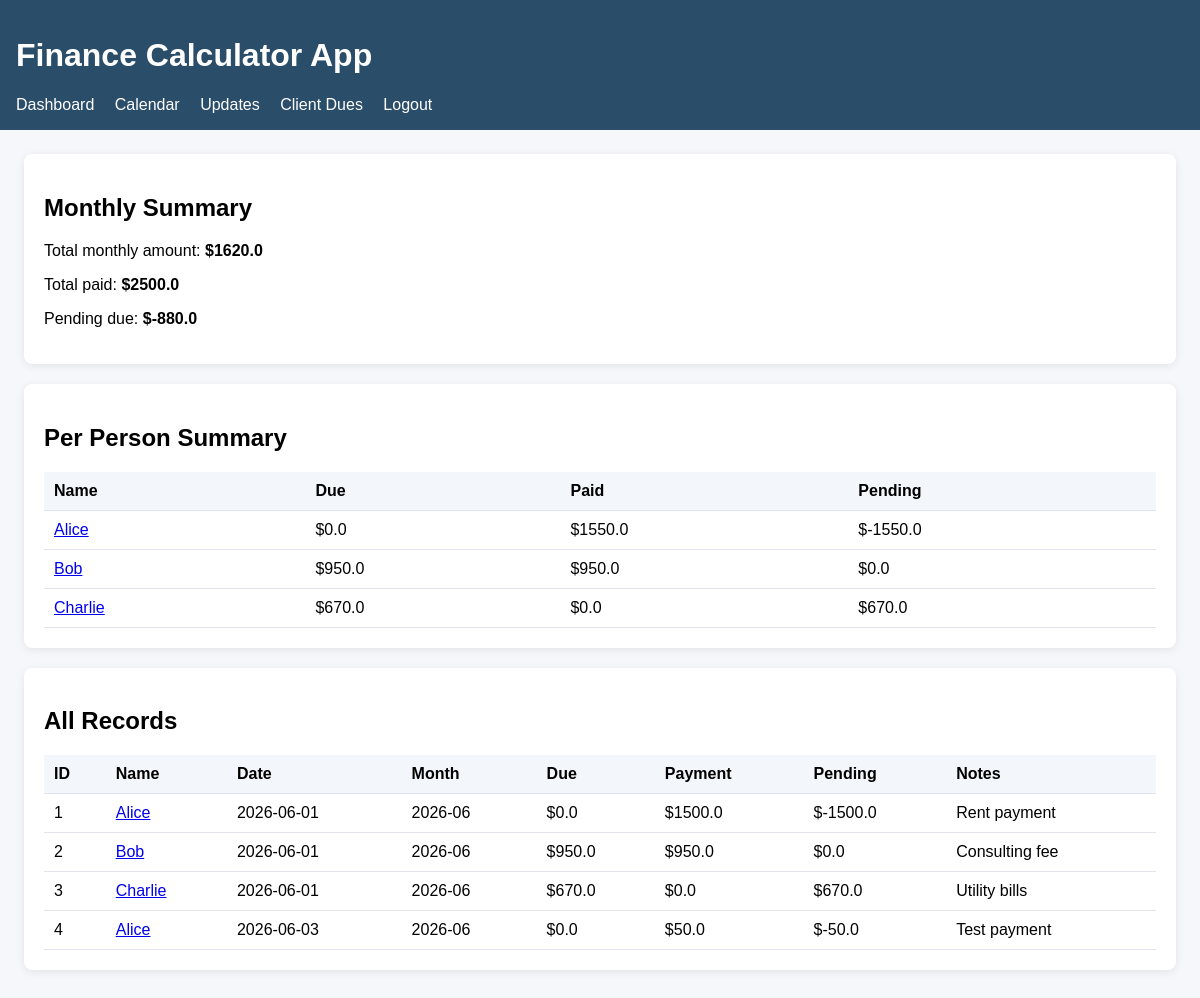
/dashboard (signed in), run on the app's committed database.
### tables this page shows
CREATE TABLE finance_records (
                id INTEGER PRIMARY KEY AUTOINCREMENT,
                name TEXT NOT NULL,
                transaction_date TEXT NOT NULL,
                month TEXT NOT NULL,
                due_amount REAL NOT NULL DEFAULT 0,
                payment_amount REAL NOT NULL DEFAULT 0,
                notes TEXT
            );

### app.py (the view)
@app.route('/dashboard')
@login_required
def dashboard():
    records = fetch_all_records()
    total_due = sum(record['due_amount'] for record in records)
    total_paid = sum(record['payment_amount'] for record in records)
    total_pending = total_due - total_paid
    person_summary = {}
    for record in records:
        person = record['name']
        summary = person_summary.setdefault(person, {'due': 0, 'paid': 0})
        summary['due'] += record['due_amount']
        summary['paid'] += record['payment_amount']
    for summary in person_summary.values():
        summary['pending'] = summary['due'] - summary['paid']
    return render_template(
        'dashboard.html',
        records=records,
        total_due=total_due,
        total_paid=total_paid,
        total_pending=total_pending,
        person_summary=person_summary,
    )

### app.py (called while the page is built)
def get_db_connection():
    conn = sqlite3.connect(DB_PATH)
    conn.row_factory = sqlite3.Row
    return conn

def fetch_all_records():
    conn = get_db_connection()
    rows = conn.execute('SELECT * FROM finance_records ORDER BY id').fetchall()
    conn.close()
    return [dict(row) for row in rows]

def login_required(view):
    @wraps(view)
    def wrapped_view(*args, **kwargs):
        if not session.get('user'):
            return redirect(url_for('login'))
        return view(*args, **kwargs)
    return wrapped_view

### templates/dashboard.html (shortened to what this page needs)
{% extends 'base.html' %}
{% block content %}
  <div class="card">
    <h2>Monthly Summary</h2>
    <p>Total monthly amount: <strong>${{ total_due }}</strong></p>
    <p>Total paid: <strong>${{ total_paid }}</strong></p>
    <p>Pending due: <strong>${{ total_pending }}</strong></p>
  </div>
  <div class="card">
    <h2>Per Person Summary</h2>
    <table>
      <thead>
        <tr>
          <th>Name</th>
          <th>Due</th>
          <th>Paid</th>
          <th>Pending</th>
        </tr>
      </thead>
      <tbody>
        {% for name, summary in person_summary.items() %}
          <tr>
            <td><a href="{{ url_for('customer', name=name) }}">{{ name }}</a></td>
            <td>${{ summary.due }}</td>
            <td>${{ summary.paid }}</td>
            <td>${{ summary.pending }}</td>
          </tr>
        {% endfor %}
      </tbody>
    </table>
  </div>
  <div class="card">
    <h2>All Records</h2>
    <table>
      <thead>
        <tr>
          <th>ID</th>
          <th>Name</th>
          <th>Date</th>
          <th>Month</th>
          <th>Due</th>
          <th>Payment</th>
          <th>Pending</th>
          <th>Notes</th>
        </tr>
      </thead>
      <tbody>
        {% for record in records %}
          <tr>
            <td>{{ record.id }}</td>
            <td><a href="{{ url_for('customer', name=record.name) }}">{{ record.name }}</a></td>
            <td>{{ record.transaction_date }}</td>
            <td>{{ record.month }}</td>
            <td>${{ record.due_amount }}</td>
            <td>${{ record.payment_amount }}</td>
            <td>${{ record.due_amount - record.payment_amount }}</td>
            <td>{{ record.notes }}</td>
          </tr>
        {% endfor %}
      </tbody>
    </table>
  </div>
{% endblock %}

### templates/base.html (shortened to what this page needs)
<!doctype html>
<html lang="en">
  <head>
  </head>
  <body>
    <header>
      <h1>Finance Calculator App</h1>
      {% if session.user %}
      <nav>
        <a href="{{ url_for('dashboard') }}">Dashboard</a>
        <a href="{{ url_for('calendar') }}">Calendar</a>
        <a href="{{ url_for('update') }}">Updates</a>
        <a href="{{ url_for('dues') }}">Client Dues</a>
        <a href="{{ url_for('logout') }}">Logout</a>
      </nav>
      {% endif %}
    </header>
    <main>
      {% block content %}{% endblock %}
    </main>
  </body>
</html>

### templates/base.html (style rules this page uses)
body { font-family: Arial, sans-serif; margin: 0; padding: 0; background: #f5f7fb; }
header { background: #2a4d69; color: white; padding: 16px; }
nav a { color: white; margin-right: 16px; text-decoration: none; }
main { padding: 24px; }
.card { background: white; border-radius: 8px; box-shadow: 0 2px 8px rgba(0,0,0,0.08); padding: 20px; margin-bottom: 20px; }
table { width: 100%; border-collapse: collapse; margin-top: 12px; }
th, td { padding: 10px; border-bottom: 1px solid #e1e4ee; text-align: left; }
th { background: #f3f6fa; }

### data on the page
finance_records: name "Alice", due "0.0", paid "1550.0", pending "-1550.0", id "1", transaction_date "2026-06-01", month "2026-06", due_amount "0.0", payment_amount "1500.0", record.due_amount-record.payment_amount "-1500.0", notes "Rent payment"
finance_records: name "Bob", due "950.0", paid "950.0", pending "0.0", id "2", transaction_date "2026-06-01", month "2026-06", due_amount "950.0", payment_amount "950.0", record.due_amount-record.payment_amount "0.0", notes "Consulting fee"
finance_records: name "Charlie", due "670.0", paid "0.0", pending "670.0", id "3", transaction_date "2026-06-01", month "2026-06", due_amount "670.0", payment_amount "0.0", record.due_amount-record.payment_amount "670.0", notes "Utility bills"
finance_records: id "4", name "Alice", transaction_date "2026-06-03", month "2026-06", due_amount "0.0", payment_amount "50.0", record.due_amount-record.payment_amount "-50.0", notes "Test payment"

### other printed values
{{ total_due }} "1620.0"
{{ total_paid }} "2500.0"
{{ total_pending }} "-880.0"
